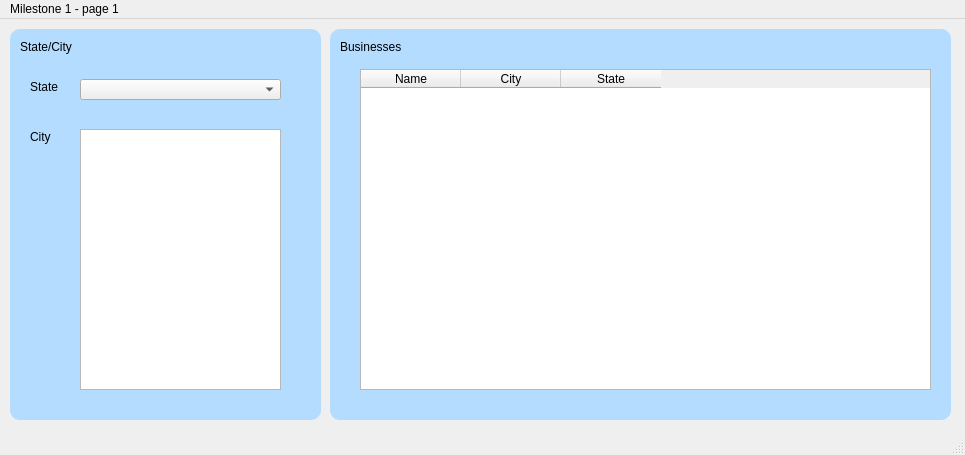
<?xml version="1.0" encoding="UTF-8"?>
<ui version="4.0">
 <class>MainWindow</class>
 <widget class="QMainWindow" name="MainWindow">
  <property name="geometry">
   <rect>
    <x>0</x>
    <y>0</y>
    <width>965</width>
    <height>455</height>
   </rect>
  </property>
  <property name="windowTitle">
   <string>MainWindow</string>
  </property>
  <widget class="QWidget" name="centralwidget">
   <widget class="QListWidget" name="cityListWidget">
    <property name="geometry">
     <rect>
      <x>80</x>
      <y>110</y>
      <width>201</width>
      <height>261</height>
     </rect>
    </property>
   </widget>
   <widget class="QFrame" name="frame">
    <property name="geometry">
     <rect>
      <x>10</x>
      <y>10</y>
      <width>311</width>
      <height>391</height>
     </rect>
    </property>
    <property name="styleSheet">
     <string notr="true">QFrame {
    background-color: rgb(180, 220, 255);
    border-radius: 10px;
}</string>
    </property>
    <property name="frameShape">
     <enum>QFrame::StyledPanel</enum>
    </property>
    <property name="frameShadow">
     <enum>QFrame::Raised</enum>
    </property>
    <widget class="QLabel" name="label_4">
     <property name="geometry">
      <rect>
       <x>10</x>
       <y>10</y>
       <width>71</width>
       <height>16</height>
      </rect>
     </property>
     <property name="font">
      <font>
       <pointsize>9</pointsize>
      </font>
     </property>
     <property name="text">
      <string>State/City</string>
     </property>
    </widget>
    <widget class="QLabel" name="label">
     <property name="geometry">
      <rect>
       <x>20</x>
       <y>50</y>
       <width>31</width>
       <height>16</height>
      </rect>
     </property>
     <property name="text">
      <string>State</string>
     </property>
    </widget>
    <widget class="QLabel" name="label_2">
     <property name="geometry">
      <rect>
       <x>20</x>
       <y>100</y>
       <width>31</width>
       <height>16</height>
      </rect>
     </property>
     <property name="text">
      <string>City</string>
     </property>
    </widget>
    <widget class="QComboBox" name="stateComboBox">
     <property name="geometry">
      <rect>
       <x>70</x>
       <y>50</y>
       <width>201</width>
       <height>21</height>
      </rect>
     </property>
    </widget>
   </widget>
   <widget class="QTableWidget" name="businessTableWidget">
    <property name="geometry">
     <rect>
      <x>360</x>
      <y>50</y>
      <width>571</width>
      <height>321</height>
     </rect>
    </property>
    <property name="columnCount">
     <number>3</number>
    </property>
    <column>
     <property name="text">
      <string>Name</string>
     </property>
    </column>
    <column>
     <property name="text">
      <string>City</string>
     </property>
    </column>
    <column>
     <property name="text">
      <string>State</string>
     </property>
    </column>
   </widget>
   <widget class="QFrame" name="frame_2">
    <property name="geometry">
     <rect>
      <x>330</x>
      <y>10</y>
      <width>621</width>
      <height>391</height>
     </rect>
    </property>
    <property name="styleSheet">
     <string notr="true">QFrame {
    background-color: rgb(180, 220, 255);
    border-radius: 10px;
}</string>
    </property>
    <property name="frameShape">
     <enum>QFrame::StyledPanel</enum>
    </property>
    <property name="frameShadow">
     <enum>QFrame::Raised</enum>
    </property>
    <widget class="QLabel" name="label_3">
     <property name="geometry">
      <rect>
       <x>10</x>
       <y>10</y>
       <width>71</width>
       <height>16</height>
      </rect>
     </property>
     <property name="font">
      <font>
       <pointsize>9</pointsize>
      </font>
     </property>
     <property name="text">
      <string>Businesses</string>
     </property>
    </widget>
   </widget>
   <zorder>frame_2</zorder>
   <zorder>frame</zorder>
   <zorder>cityListWidget</zorder>
   <zorder>businessTableWidget</zorder>
  </widget>
  <widget class="QMenuBar" name="menubar">
   <property name="geometry">
    <rect>
     <x>0</x>
     <y>0</y>
     <width>965</width>
     <height>26</height>
    </rect>
   </property>
   <widget class="QMenu" name="menuMilestone_1_page_1">
    <property name="title">
     <string>Milestone 1 - page 1</string>
    </property>
   </widget>
   <addaction name="menuMilestone_1_page_1"/>
  </widget>
  <widget class="QStatusBar" name="statusbar"/>
 </widget>
 <resources/>
 <connections/>
</ui>
